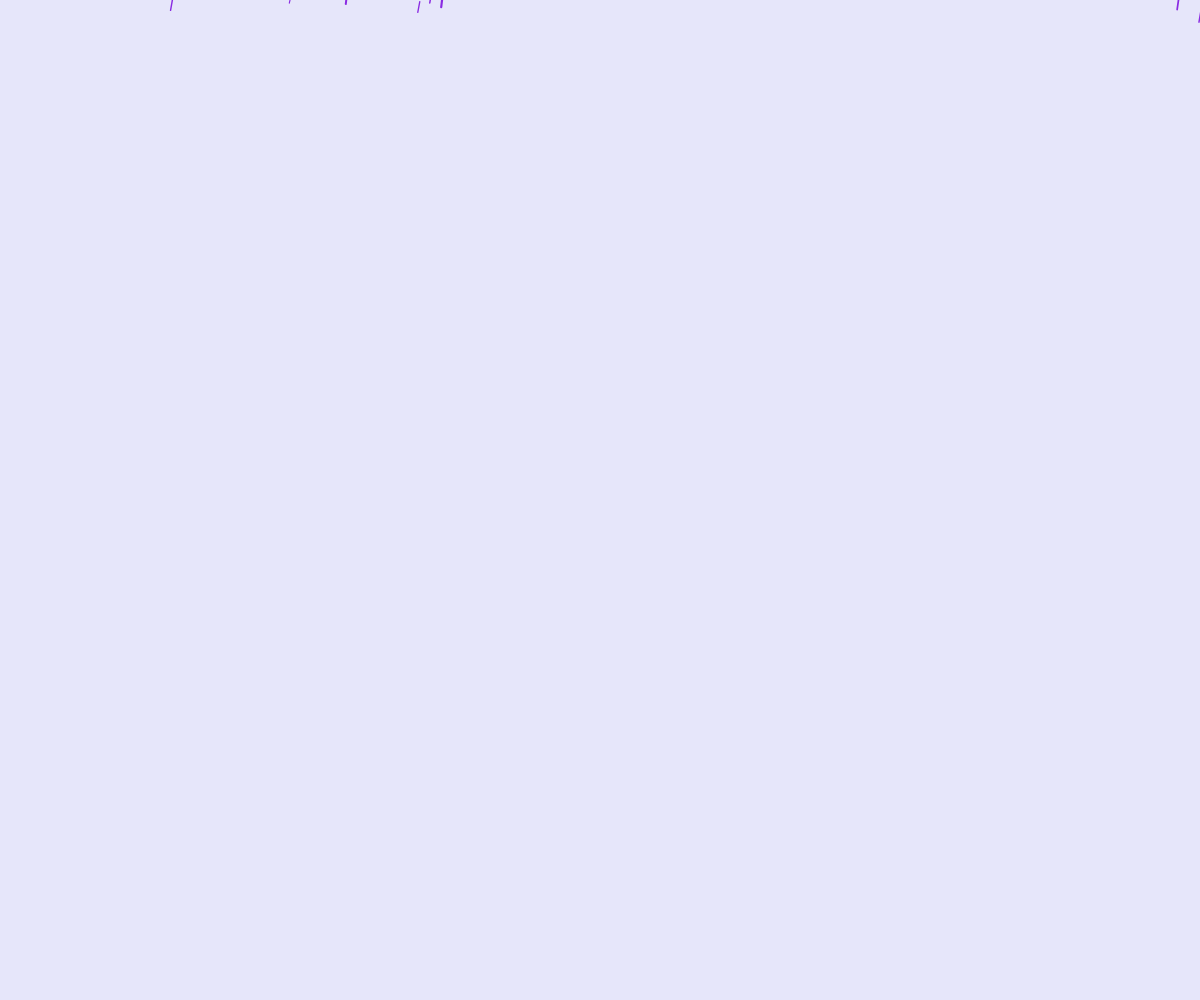
Frame 1 (no input)
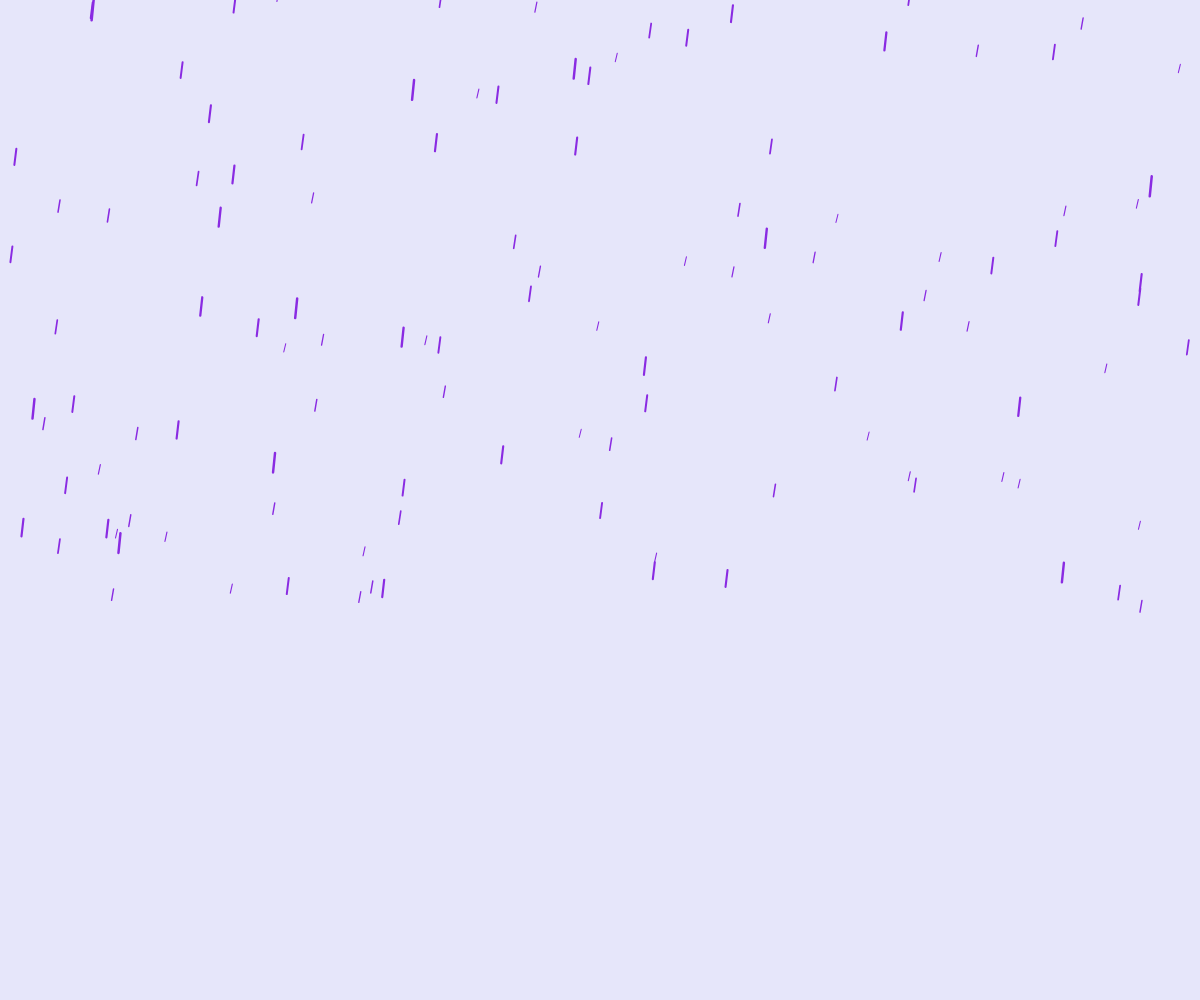
Frame 60 (no input)
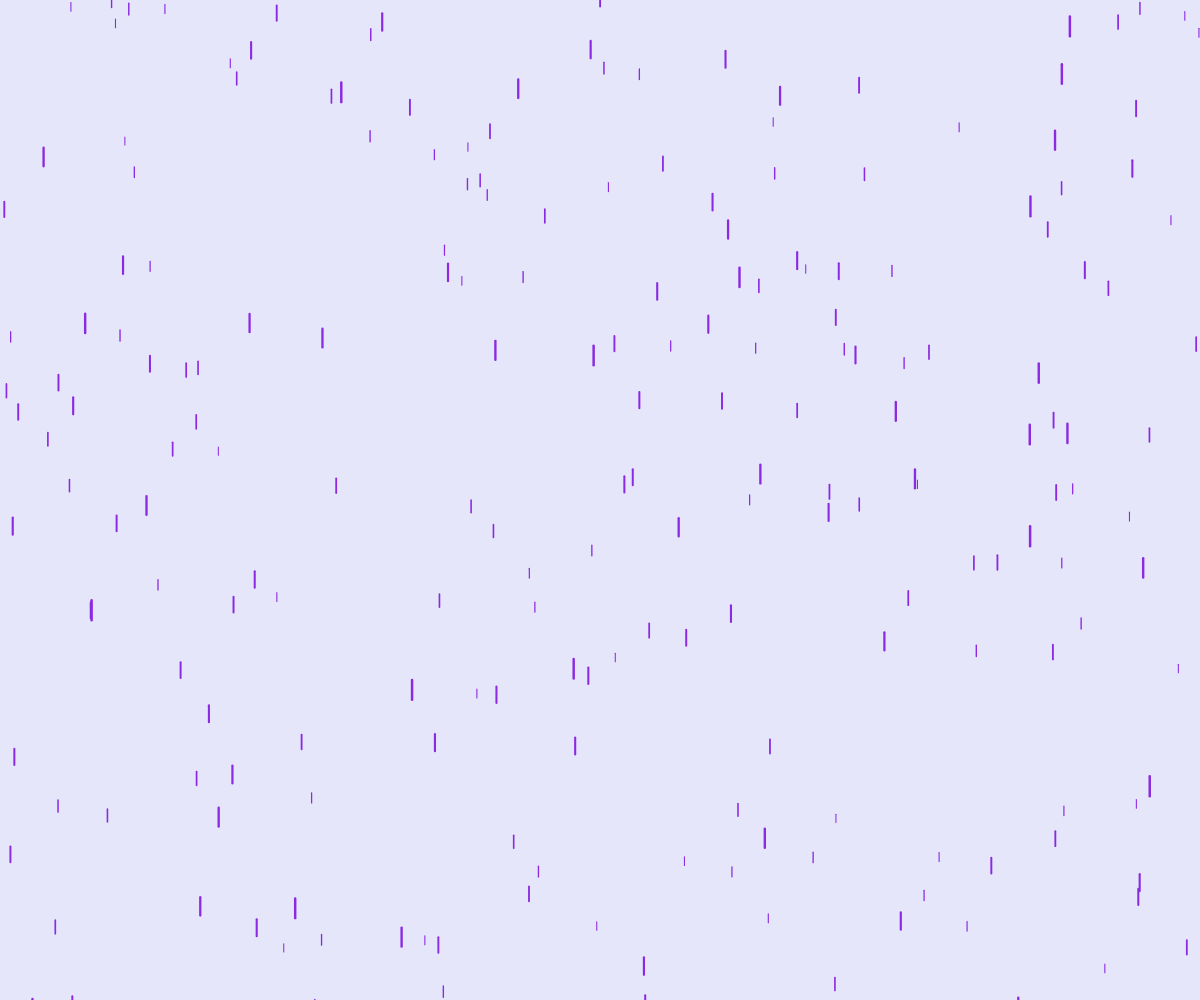
Frame 120 (the mouse pressed at the canvas centre since frame 60)

The p5.js sketch that drew these frames (run headless with seeded random() and noise() and a simulated clock; from frame 60 on, the mouse is pressed at the canvas centre):

// p5.js sketch
// ── sketch.js
var drops = [];
var windspeed = 0;
var grav = 0.02;
var len;
function setup() {  
  createCanvas(windowWidth, windowHeight);
  len = Math.floor(windowWidth*windowHeight/10000*2);
  for (var i = 0; i < len; i++) {
    drops[i] = new Drop();
  }
}

function draw() {
  // resizeCanvas(windowWidth, windowHeight);
  background(230, 230, 250);
  windspeed = map(mouseX, 0, width, -0.05, 0.05);
  // grav = map(mouseY, 0, height, -0.05, 0.05);
//   windspeed += random(-0.1, 0.1);
  for (var i = 0; i < drops.length; i++) {
    drops[i].fall();
    drops[i].show();
  }
}

function windowResized() {
  resizeCanvas(windowWidth, windowHeight);
  len = Math.floor(windowWidth*windowHeight/10000);
  while (drops.length != len){
    if (drops.length < len) drops.push(new Drop());
    else drops.pop();
  }
}
// ── drop.js
function Drop() {
  this.reYSpeed = function(){
    return map(this.z, 0, 20, 10, 15);
  }
  this.reXSpeed = function(){
    return random(-0.03, 0.03);
  }

  this.x = random(width);
  this.y = random(-width, 0);
  this.z = random(0, 20);
  this.len = map(this.z, 0, 20, 8, 20);
  this.yspeed = this.reYSpeed();
  this.xspeed = this.reXSpeed();
  this.maxX = 3;
  this.thick = map(this.z, 0, 20, 1, 2.5);


  this.fall = function() {
    this.y = this.y + this.yspeed;
    this.x = this.x + this.xspeed;
//     var grav = map(this.z, 0, 20, 0, 0.01);
    this.yspeed = max(min(this.yspeed + grav, 10), -10);
    // this.xspeed = max(min(this.xspeed + windspeed, this.maxX), -this.maxX);
    this.xspeed = map(mouseX, 0, width, -1, 1);

    if (this.y > height + 50) {
      this.y = random(-200, -50);
      this.yspeed = this.reYSpeed();
      this.xspeed = this.reXSpeed();
    }

    if (this.x > width+10) this.x = random(-5, 0);
    else if (this.x < 0) this.x = random(width, width+5);
  }

  this.show = function() {
    strokeWeight(this.thick);
    stroke(138, 43, 226);
    mx = map(this.xspeed, -this.maxX, this.maxX, -2, 2);
    my = map(this.yspeed, -10, 10, -2, 2);
    // shift = map(mx*my, -4, 4, -1, 1);
    x1 = this.x-this.xspeed;
    x2 = this.x+this.xspeed;
//     if (mouseY < height/2) [x1, x2] = [x2, x1];
    line(x1, this.y, x2, this.y+this.len);
    fill(138, 43, 226);
    //text("❤", this.x, this.y);
  }
}
